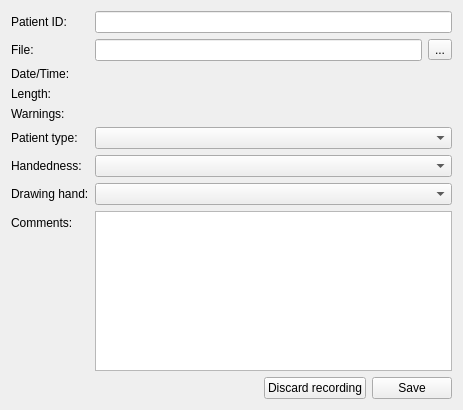
<?xml version="1.0" encoding="UTF-8"?>
<ui version="4.0">
 <class>EndRecordingDialog</class>
 <widget class="QDialog" name="EndRecordingDialog">
  <property name="geometry">
   <rect>
    <x>0</x>
    <y>0</y>
    <width>463</width>
    <height>410</height>
   </rect>
  </property>
  <property name="minimumSize">
   <size>
    <width>463</width>
    <height>410</height>
   </size>
  </property>
  <property name="windowTitle">
   <string>Recording results</string>
  </property>
  <property name="modal">
   <bool>true</bool>
  </property>
  <layout class="QFormLayout" name="formLayout">
   <property name="fieldGrowthPolicy">
    <enum>QFormLayout::AllNonFixedFieldsGrow</enum>
   </property>
   <item row="0" column="0">
    <widget class="QLabel" name="label">
     <property name="text">
      <string>Patient ID:</string>
     </property>
    </widget>
   </item>
   <item row="0" column="1">
    <widget class="QLineEdit" name="patient_id"/>
   </item>
   <item row="1" column="0">
    <widget class="QLabel" name="fileLabel">
     <property name="text">
      <string>File:</string>
     </property>
    </widget>
   </item>
   <item row="1" column="1">
    <layout class="QHBoxLayout" name="horizontalLayout_2">
     <item>
      <widget class="QLineEdit" name="save_path"/>
     </item>
     <item>
      <widget class="QToolButton" name="save_path_btn">
       <property name="text">
        <string>...</string>
       </property>
      </widget>
     </item>
    </layout>
   </item>
   <item row="2" column="0">
    <widget class="QLabel" name="label_3">
     <property name="text">
      <string>Date/Time:</string>
     </property>
    </widget>
   </item>
   <item row="2" column="1">
    <widget class="QLabel" name="date_time">
     <property name="text">
      <string/>
     </property>
     <property name="textInteractionFlags">
      <set>Qt::LinksAccessibleByMouse|Qt::TextSelectableByMouse</set>
     </property>
    </widget>
   </item>
   <item row="3" column="0">
    <widget class="QLabel" name="label_4">
     <property name="text">
      <string>Length:</string>
     </property>
    </widget>
   </item>
   <item row="3" column="1">
    <widget class="QLabel" name="length">
     <property name="text">
      <string/>
     </property>
     <property name="textInteractionFlags">
      <set>Qt::LinksAccessibleByMouse|Qt::TextSelectableByMouse</set>
     </property>
    </widget>
   </item>
   <item row="4" column="0">
    <widget class="QLabel" name="label_9">
     <property name="text">
      <string>Warnings:</string>
     </property>
    </widget>
   </item>
   <item row="4" column="1">
    <widget class="QLabel" name="warnings">
     <property name="font">
      <font>
       <weight>75</weight>
       <bold>true</bold>
      </font>
     </property>
     <property name="text">
      <string/>
     </property>
     <property name="textInteractionFlags">
      <set>Qt::LinksAccessibleByMouse|Qt::TextSelectableByMouse</set>
     </property>
    </widget>
   </item>
   <item row="8" column="0">
    <widget class="QLabel" name="label_2">
     <property name="text">
      <string>Comments:</string>
     </property>
    </widget>
   </item>
   <item row="8" column="1">
    <widget class="QPlainTextEdit" name="comments">
     <property name="sizePolicy">
      <sizepolicy hsizetype="Expanding" vsizetype="Expanding">
       <horstretch>1</horstretch>
       <verstretch>1</verstretch>
      </sizepolicy>
     </property>
     <property name="plainText">
      <string/>
     </property>
    </widget>
   </item>
   <item row="10" column="1">
    <layout class="QHBoxLayout" name="horizontalLayout">
     <item>
      <spacer name="horizontalSpacer">
       <property name="orientation">
        <enum>Qt::Horizontal</enum>
       </property>
       <property name="sizeHint" stdset="0">
        <size>
         <width>40</width>
         <height>20</height>
        </size>
       </property>
      </spacer>
     </item>
     <item>
      <widget class="QPushButton" name="pushButton">
       <property name="text">
        <string>Discard recording</string>
       </property>
       <property name="autoDefault">
        <bool>false</bool>
       </property>
      </widget>
     </item>
     <item>
      <widget class="QPushButton" name="pushButton_2">
       <property name="text">
        <string>Save</string>
       </property>
       <property name="autoDefault">
        <bool>false</bool>
       </property>
       <property name="default">
        <bool>false</bool>
       </property>
      </widget>
     </item>
    </layout>
   </item>
   <item row="5" column="0">
    <widget class="QLabel" name="label_5">
     <property name="text">
      <string>Patient type:</string>
     </property>
    </widget>
   </item>
   <item row="7" column="0">
    <widget class="QLabel" name="label_6">
     <property name="text">
      <string>Drawing hand:</string>
     </property>
    </widget>
   </item>
   <item row="5" column="1">
    <widget class="QComboBox" name="pat_type"/>
   </item>
   <item row="7" column="1">
    <widget class="QComboBox" name="pat_hand"/>
   </item>
   <item row="6" column="0">
    <widget class="QLabel" name="label_7">
     <property name="text">
      <string>Handedness:</string>
     </property>
    </widget>
   </item>
   <item row="6" column="1">
    <widget class="QComboBox" name="pat_handedness"/>
   </item>
  </layout>
 </widget>
 <tabstops>
  <tabstop>patient_id</tabstop>
  <tabstop>save_path</tabstop>
  <tabstop>save_path_btn</tabstop>
  <tabstop>comments</tabstop>
  <tabstop>pushButton</tabstop>
  <tabstop>pushButton_2</tabstop>
 </tabstops>
 <resources/>
 <connections>
  <connection>
   <sender>patient_id</sender>
   <signal>returnPressed()</signal>
   <receiver>comments</receiver>
   <slot>setFocus()</slot>
   <hints>
    <hint type="sourcelabel">
     <x>186</x>
     <y>28</y>
    </hint>
    <hint type="destinationlabel">
     <x>186</x>
     <y>175</y>
    </hint>
   </hints>
  </connection>
  <connection>
   <sender>pushButton</sender>
   <signal>clicked()</signal>
   <receiver>EndRecordingDialog</receiver>
   <slot>reject()</slot>
   <hints>
    <hint type="sourcelabel">
     <x>361</x>
     <y>255</y>
    </hint>
    <hint type="destinationlabel">
     <x>13</x>
     <y>0</y>
    </hint>
   </hints>
  </connection>
  <connection>
   <sender>pushButton_2</sender>
   <signal>clicked()</signal>
   <receiver>EndRecordingDialog</receiver>
   <slot>accept()</slot>
   <hints>
    <hint type="sourcelabel">
     <x>452</x>
     <y>255</y>
    </hint>
    <hint type="destinationlabel">
     <x>40</x>
     <y>0</y>
    </hint>
   </hints>
  </connection>
 </connections>
</ui>
